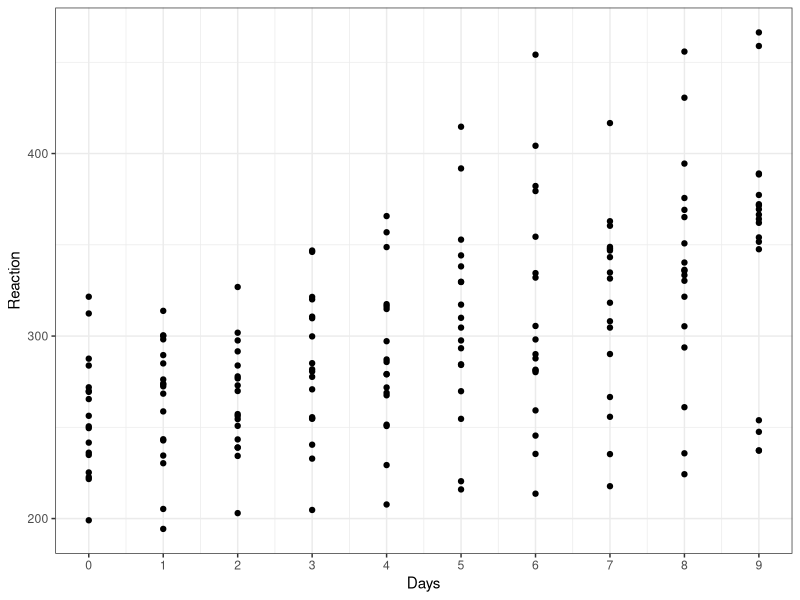
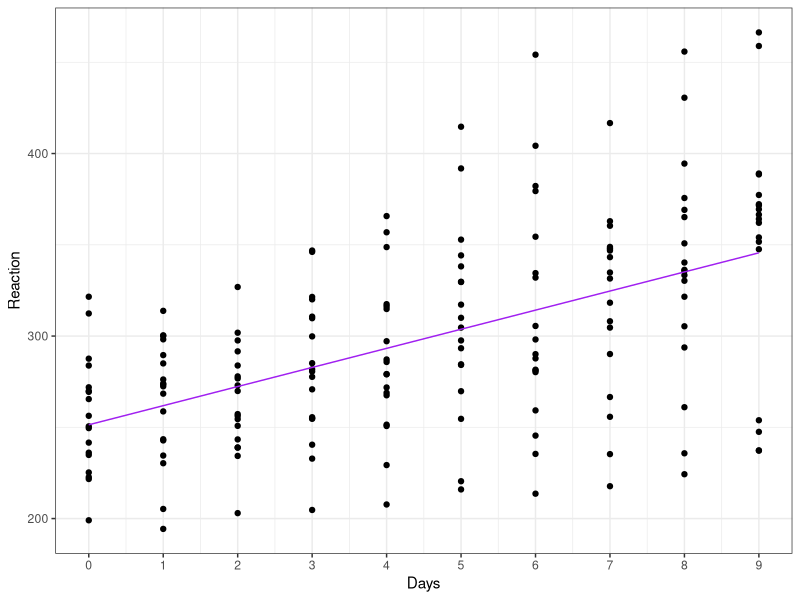
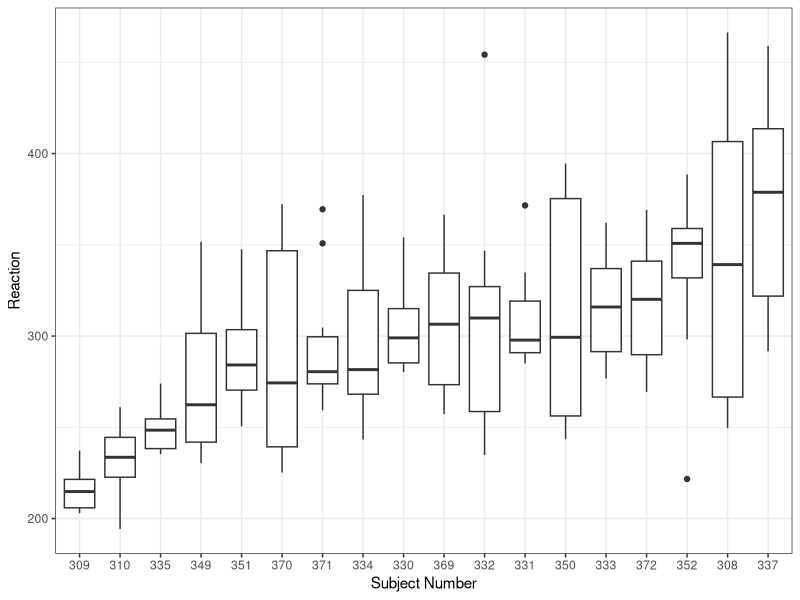
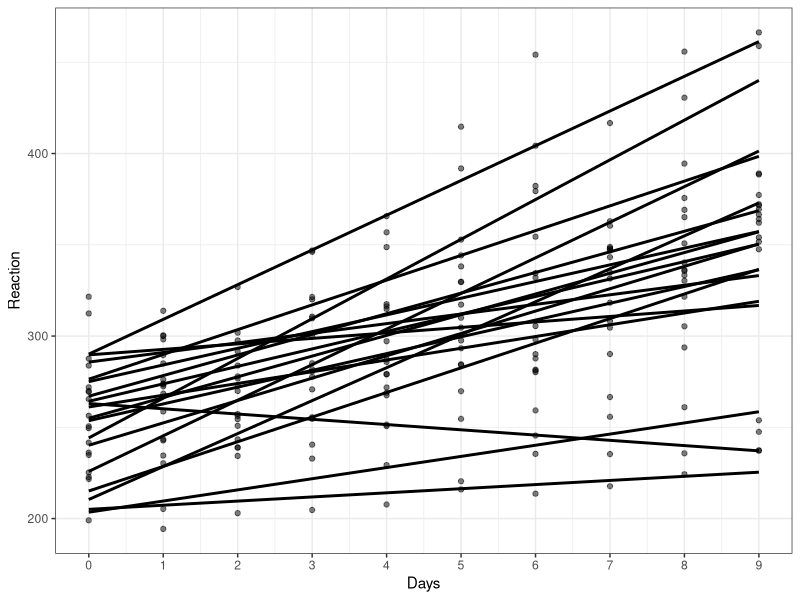
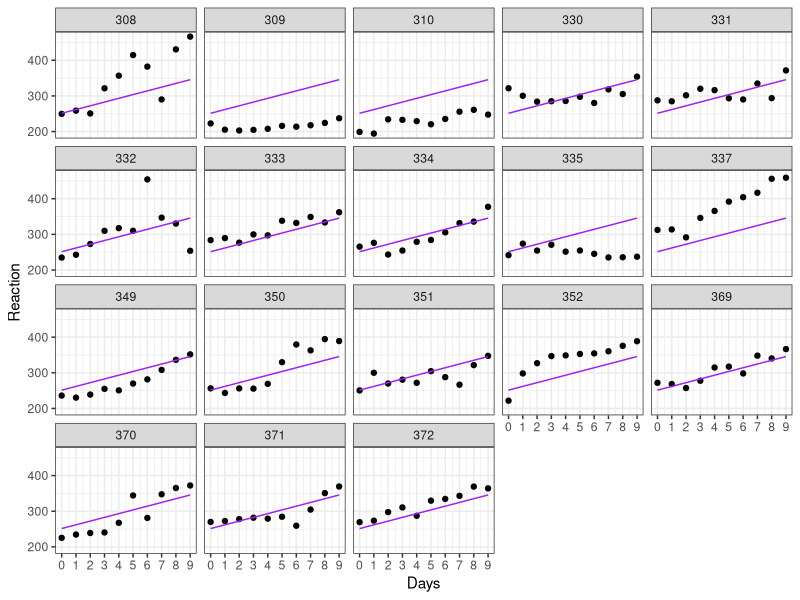
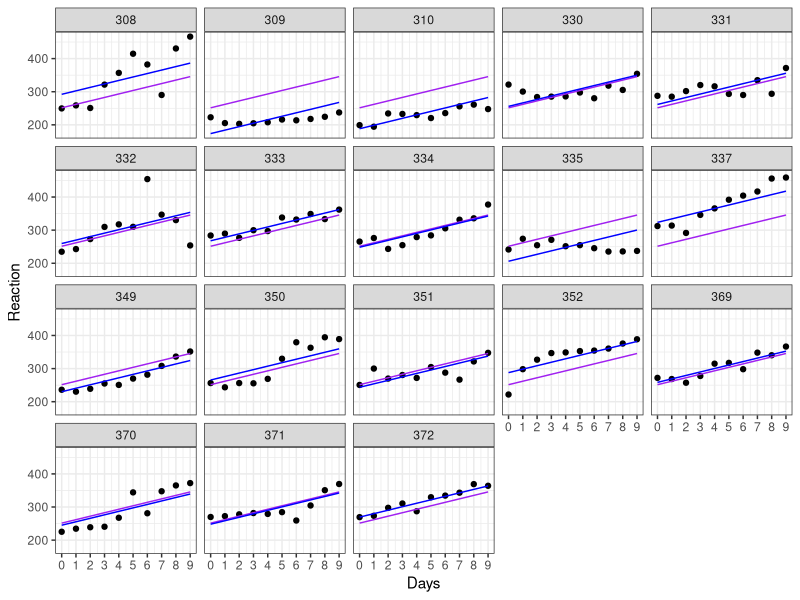
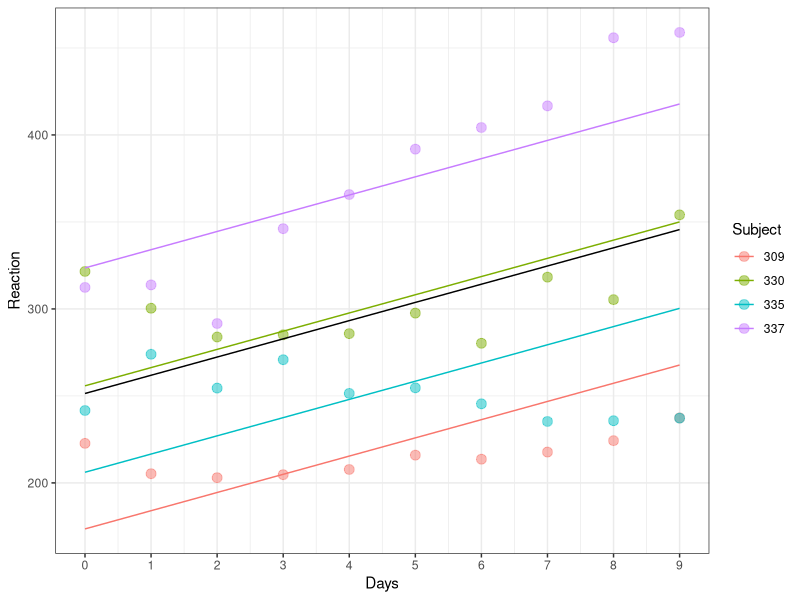
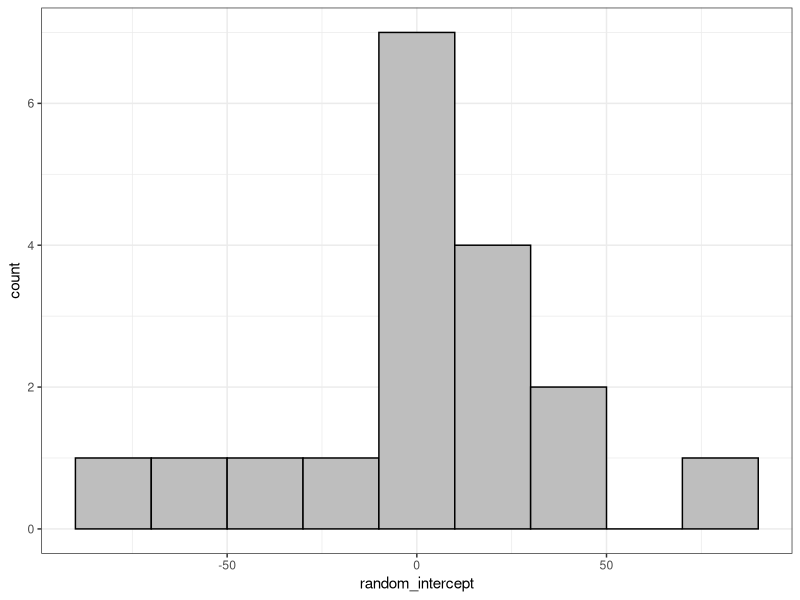

Recreate these plots in R, in order.
## ---- chunk 1
##########################################
## Simple demonstration of hierarchical
## models
##########################################
library(data.table)
library(lme4)
library(nlme)
library(ggplot2)

## Use "sleepstudy" to illustrate
# ?sleepstudy : # Reaction times in a sleep deprivation study

dt <- data.table(sleepstudy)
## ---- chunk 2
dt

summary(dt)

## ---- chunk 3

ggplot(dt, aes(x = Days, y = Reaction)) + geom_point() + theme_bw() +
  scale_x_continuous(breaks = 0:9)

## ---- chunk 4
# This should look familiar, it is how we specify a linear regression
# where Reaction is the outcome and Days the predictor
my_lm <- lm(Reaction ~ Days, data = dt)
summary(my_lm) # Reaction time increases by 10 milliseconds per day

# The predict function produces regression fit estimates for each
# row in the original dataset
dt$linear_pred <- predict(my_lm)

ggplot(dt, aes(x = Days, y = Reaction)) + geom_point() + theme_bw() +
  scale_x_continuous(breaks = 0:9) + 
  geom_line(aes(y = linear_pred), col = "purple") 
## ---- chunk 5
# the random intercept reflects variation by individual
# These pieces of code are simply to plot the 
# subjects by increasing order of mean reaction time
dt[, subject_order := factor(Subject)]
dt[, subject_order := reorder(subject_order, Reaction, mean)]

ggplot(dt, aes(x = subject_order, y = Reaction)) + geom_boxplot() + theme_bw() +
  xlab("Subject Number")
## ---- chunk 6
# Let's replot, considering individuals
ggplot(dt, aes(x = Days, y = Reaction)) + geom_point(alpha = 0.5) + theme_bw() +
  scale_x_continuous(breaks = 0:9) + 
  stat_smooth(aes(group = Subject), method = "lm", # stat_smooth is a quick way to plot linear fit
                       se = F, col = "black")
## ---- chunk 7
# Add a panel
ggplot(dt, aes(x = Days, y = Reaction)) + geom_point() + theme_bw() +
  scale_x_continuous(breaks = 0:9) + 
  geom_line(aes(y = linear_pred), col = "purple") +
  facet_wrap(~Subject) # This will create a panel for Subjects
## ---- chunk 8
# lmer functions the same as lm. The difference is that we 
# *must* specify a random effect, the (1 | X) part of the code
my_lmer <- lmer(Reaction ~ Days + (1 | Subject), data = dt)
#my_lmer <- lmer(Reaction ~ Days, data = dt) # Not run, will produce an error
summary(my_lmer)
## ---- chunk 9
# Predict from a "merMod" (the object created by lmer) works
# exactly the same as for predict.lm
dt$ran_int_pred <- predict(my_lmer)

ggplot(dt, aes(x = Days, y = Reaction)) + geom_point() + theme_bw() +
  scale_x_continuous(breaks = 0:9) + facet_wrap(~Subject) + 
  geom_line(aes(y = linear_pred), col = "purple") + 
  geom_line(aes(y = ran_int_pred), col = "blue")

my_subjects <- c(309, 335, 337, 330)
ggplot(dt[Subject %in% my_subjects], aes(x = Days, y = Reaction)) + 
  geom_point(aes(col = Subject), size = 3, alpha = 0.5) + theme_bw() +
  scale_x_continuous(breaks = 0:9) +
  geom_line(aes(y = linear_pred), col = "black") + 
  geom_line(aes(y = ran_int_pred, col = Subject))
## ---- chunk 10
fix_ef <- fixef(my_lmer) # Fixed-effects (grand Intercept and Days)
ran_ef <- ranef(my_lmer) # Is a list object
# Let's convert that into a data table instead of a list
ran_ef <- as.data.table(ran_ef) # Also works with as.data.frame()

# This has column names that are non-intuitive to me
# condval is the conditional value (difference from overall intercept)
# condsd is the conditional standard deviation (why is it the same for all Subjects?)
setnames(ran_ef, c("grp","condval"),
         c("Subject","random_intercept"))

# Plot the values of the random intercepts (should be centered at 0)
ggplot(ran_ef, aes(x = random_intercept)) + 
  geom_histogram(binwidth = 20, fill = "gray", col = "black") + 
  theme_bw()

# Not exactly, but the mean should be 0
mean(ran_ef$random_intercept)

## ---- chunk 11
ran_ef$fixed_intercept <- fix_ef[1]
ran_ef[, subject_intercept := fixed_intercept + random_intercept]
## ---- chunk 12
# Syntax is slightly different, specify random effects outside of the formula, still use a |
my_nlme <- lme(Reaction ~ Days, random = ~ 1 | Subject, data = dt)
summary(my_nlme)
## ---- chunk 13
# Adding a random slope is done by specifying a variable on the
# left side of the | shape. This means the model will produce
# an estimated slope for each Subject
my_rslope <- lmer(Reaction ~ Days + (Days | Subject), data = dt)
summary(my_rslope)

# And in nlme package:
# my_lme_slope <- lme(Reaction ~ Days, random = ~ Days | Subject, data = dt)
## ---- chunk 14
dt$ran_ef_pred <- predict(my_rslope)

ggplot(dt, aes(x = Days, y = Reaction)) + geom_point() + theme_bw() +
  scale_x_continuous(breaks = 0:9) + facet_wrap(~Subject) + 
  geom_line(aes(y = linear_pred), col = "purple") + 
  geom_line(aes(y = ran_int_pred), col = "blue") +
  geom_line(aes(y = ran_ef_pred), col = "red")

ggplot(dt[Subject %in% my_subjects], aes(x = Days, y = Reaction)) + 
  geom_point(aes(col = Subject), size = 3, alpha = 0.5) + theme_bw() +
  scale_x_continuous(breaks = 0:9) +
  geom_line(aes(y = linear_pred), col = "black") + 
  geom_line(aes(y = ran_ef_pred, col = Subject))
## ---- chunk 15
# These are functions to produce estimates of model fit
# You should be familiar with AIC and BIC, but essentially
# they are penalized goodness of fit statistics. Lower
# values indicate better fits. 

AIC(my_lm, my_lmer, my_rslope)
BIC(my_lm, my_lmer, my_rslope)
